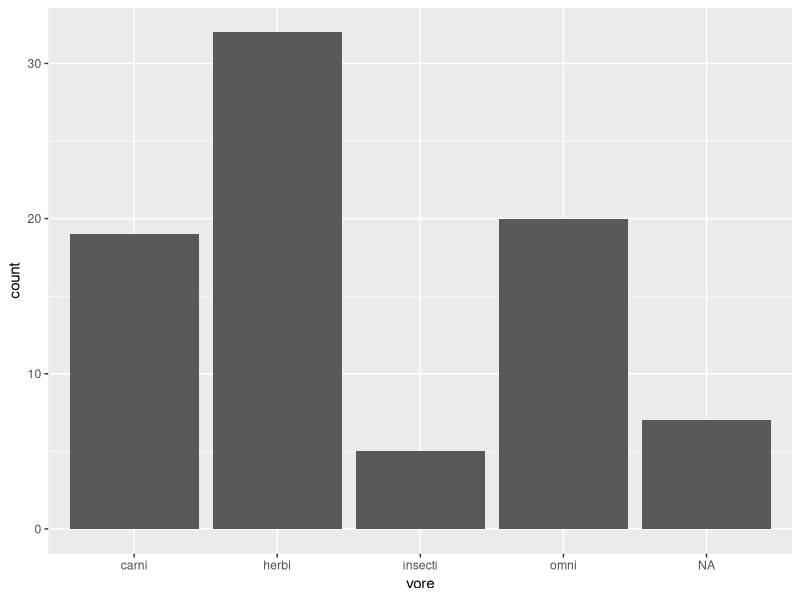
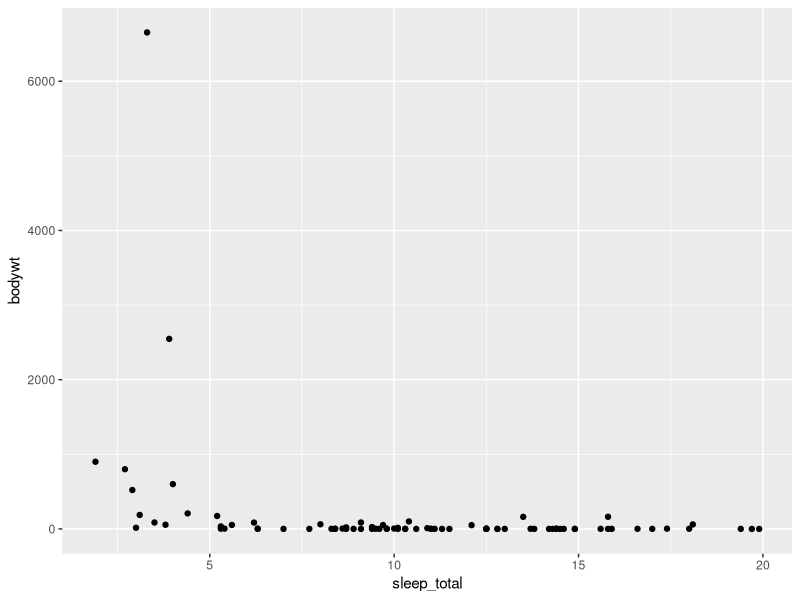

Source code (R) for these figures, in order:
library(tidyverse)

msleep |> 
  ggplot(aes(vore)) +
  geom_bar()


msleep |> 
  ggplot(aes(sleep_total, bodywt)) +
  geom_point()
